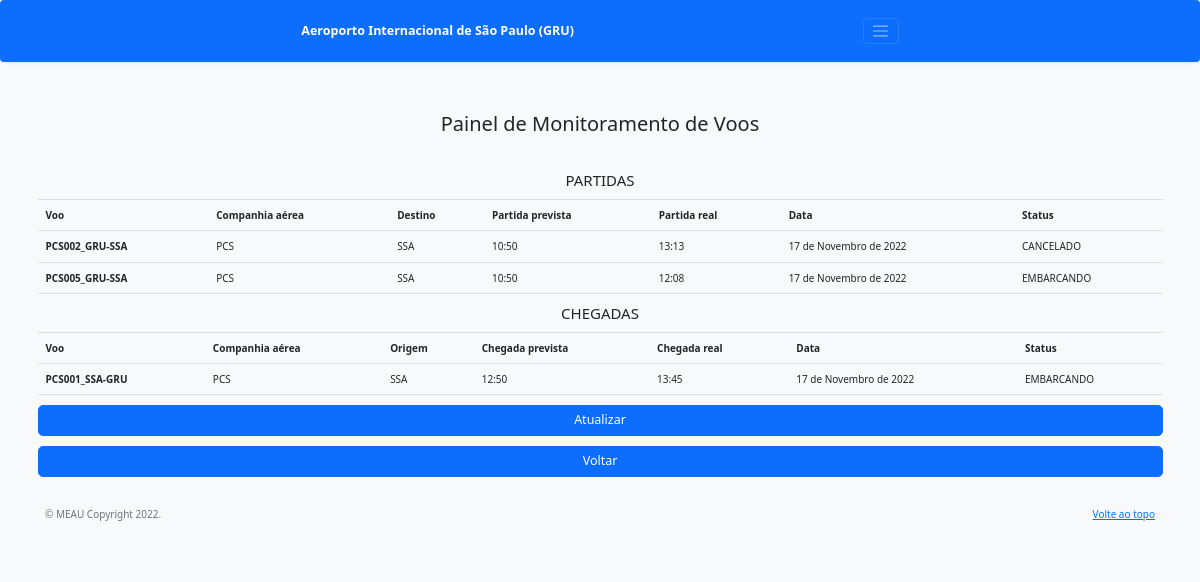
The app's page /painel/, older data.
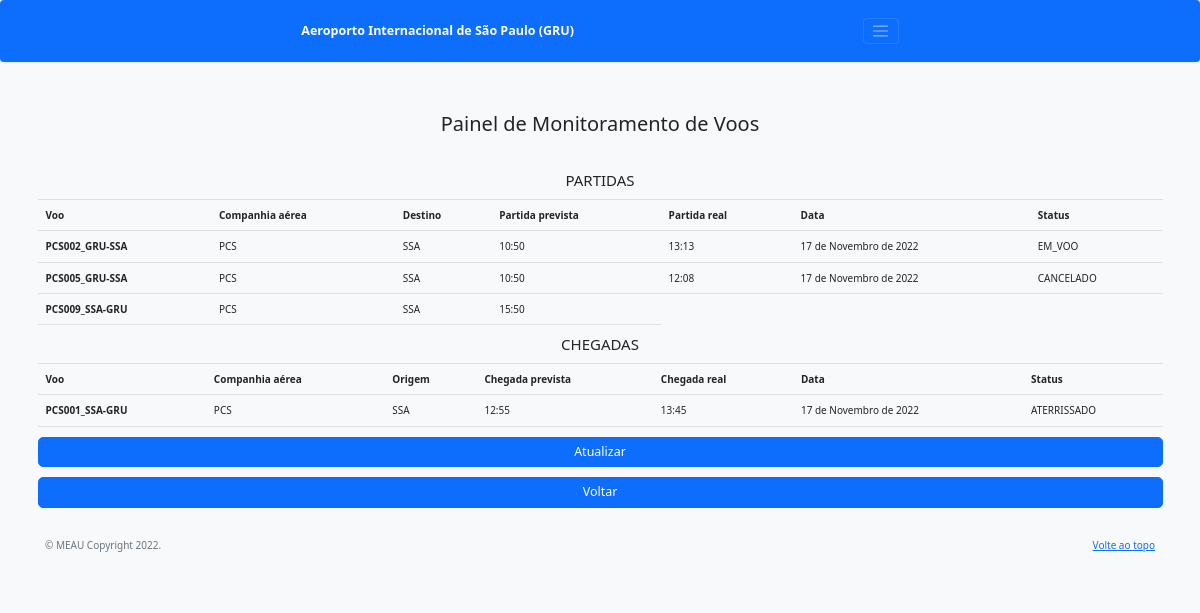
The same page, newer data.
### book/models.py (models this page shows, shortened)
class Voo(models.Model):
    id = models.AutoField(primary_key=True)
    codigoVoo = models.CharField(max_length=14, unique=True)
    companhia = models.CharField(max_length=20)
    origem = models.CharField(max_length=30)
    destino = models.CharField(max_length=30)
    horarioProgramado = models.TimeField()
    class Meta:
        db_table = 'voo'

class Historico(models.Model):
    class Status(models.TextChoices):
            PREVISTO = 'PREVISTO'
            EMBARCANDO = 'EMBARCANDO'
            CANCELADO = 'CANCELADO'
            PROGRAMADO = 'PROGRAMADO'
            TAXIANDO = 'TAXIANDO'
            PRONTO = 'PRONTO'
            AUTORIZADO = 'AUTORIZADO'
            EM_VOO = 'EM_VOO'
            ATERRISSADO = 'ATERRISSADO'
    id = models.AutoField(primary_key=True)
    voo  = models.ForeignKey(Voo, on_delete=models.CASCADE)
    data = models.DateField()
    horarioReal = models.TimeField()
    status = models.CharField(choices=Status.choices, max_length=30)
    class Meta:
        db_table = 'historico'

### book/views.py (the view)
# urls.py: path('painel/', views.painel),
def painel(request):
    historicos = Historico.objects.all()
    voos = Voo.objects.all()
    return render(request, "painel.html", {'voos': voos,'historicos': historicos})

### template/painel.html (shortened to what the changed rows need)
<!doctype html>
<html lang="pt-br">
<head>
        <link href="//maxcdn.bootstrapcdn.com/bootstrap/3.3.0/css/bootstrap.min.css" rel="stylesheet" id="bootstrap-css">
        <link href="../static/atualizar.css" rel="stylesheet">
    <link href="../static/css/bootstrap.min.css" rel="stylesheet">
    <link href="../static/js/form-validation.js" rel="stylesheet">
</head>
<body class="bg-light">
    <div class="container">
        <main>
            <div class="py-5 text-center">
                <h2>Painel de Monitoramento de Voos</h2>
            </div>
            <table class="table">
                  <tr>
                    <th scope="col">Voo</th>
                    <th scope="col">Companhia aérea</th>
                    <th scope="col">Destino</th>
                    <th scope="col">Partida prevista</th>
                    <th scope="col">Partida real</th>
                    <th scope="col">Data</th>
                    <th scope="col">Status</th>
                  </tr>
                {% for x in voos %}
                    {% if x.origem == 'GRU' %}
                        <tr>
                            <th scope="row">{{ x.codigoVoo }}</th>
                            <td>{{ x.companhia }}</td>
                            <td>{{ x.destino }}</td>
                            <td>{{ x.horarioProgramado}}</td>
                            {% for h in historicos %}
                                {% if x.codigoVoo == h.voo.codigoVoo %}
                                    <td>{{h.horarioReal}}</td>
                                    <td>{{h.data}}</td>
                                    <td>{{h.status}}</td>
                                {% endif %}
                            {% endfor %}
                        </tr>
                    {% endif %}
                {% endfor %}
              </table>
              <table class="table">
                <tr>
                    <th scope="col">Voo</th>
                    <th scope="col">Companhia aérea</th>
                    <th scope="col">Origem</th>
                    <th scope="col">Chegada prevista</th>
                    <th scope="col">Chegada real</th>
                    <th scope="col">Data</th>
                    <th scope="col">Status</th>
                </tr>
              {% for x in voos %}
                  {% if x.destino == 'GRU' %}
                      <tr>
                          <th scope="row">{{ x.codigoVoo }}</th>
                          <td>{{ x.companhia }}</td>
                          <td>{{ x.origem }}</td>
                          <td>{{ x.horarioProgramado}}</td>
                          {% for h in historicos %}
                                {% if x.codigoVoo == h.voo.codigoVoo %}
                                    <td>{{h.horarioReal}}</td>
                                    <td>{{h.data}}</td>
                                    <td>{{h.status}}</td>
                                {% endif %}
                            {% endfor %}
                        </tr>
                  {% endif %}
                {% endfor %}
            </table>
        </main>
    </div>
</body>
</html>

Row changes from the older to the newer data that the page shows:
changed Historico: status "CANCELADO" → "EM_VOO"
changed Historico: status "EMBARCANDO" → "CANCELADO"
added Voo: codigoVoo "PCS009_SSA-GRU", companhia "PCS", destino "SSA", horarioProgramado "15:50", shown under "PARTIDAS"
changed Voo "PCS001_SSA-GRU": horarioProgramado "12:50" → "12:55"
changed Historico: status "EMBARCANDO" → "ATERRISSADO"
